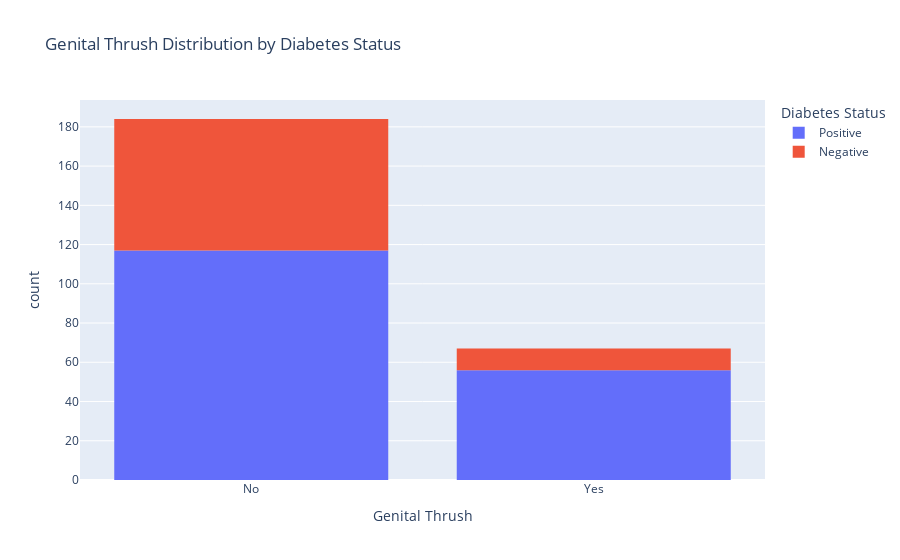

The code cell stored with this chart in its notebook:
### Markdown cell above
Individuals with an obsessive eating disorder have a 59% chance of developing diabetes, but a 76% chance of not developing it, indicating a lower risk for diabetes.

### Code cell
gntlthrsh = px.histogram(Diabetes, x = 'Genital thrush',color='class',title="Genital Thrush Distribution by Diabetes Status",

    labels={"Genital thrush": "Genital Thrush", "count": "Number of Cases", "class": "Diabetes Status"})
gntlthrsh.show()

plt_thrsh= ['Genital thrush', 'class']
um = sns.light_palette("green", as_cmap=True)
(round(pd.crosstab(Diabetes[plt_thrsh[0]], Diabetes[plt_thrsh[1]], normalize='columns') * 100,2)).style.background_gradient(cmap = um)

### Figure 1 — Plotly figure (JSON) as saved in the notebook; plotly's stock layout.template omitted (floating-point values rounded to 4 significant figures; data arrays with more than 128 entries replaced by an {"elided": "..."} marker saying what was removed)
{"data": [{"alignmentgroup": "True", "bingroup": "x", "hovertemplate": "Diabetes Status=Positive<br>Genital Thrush=%{x}<br>count=%{y}<extra></extra>", "legendgroup": "Positive", "marker": {"color": "#636efa", "pattern": {"shape": ""}}, "name": "Positive", "offsetgroup": "Positive", "orientation": "v", "showlegend": true, "type": "histogram", "x": {"elided": "173 str values"}, "xaxis": "x", "yaxis": "y"}, {"alignmentgroup": "True", "bingroup": "x", "hovertemplate": "Diabetes Status=Negative<br>Genital Thrush=%{x}<br>count=%{y}<extra></extra>", "legendgroup": "Negative", "marker": {"color": "#EF553B", "pattern": {"shape": ""}}, "name": "Negative", "offsetgroup": "Negative", "orientation": "v", "showlegend": true, "type": "histogram", "x": ["No", "No", "No", "No", "No", "No", "No", "No", "Yes", "Yes", "Yes", "No", "No", "No", "No", "Yes", "No", "No", "No", "No", "Yes", "No", "No", "No", "No", "No", "No", "No", "No", "Yes", "No", "No", "No", "No", "No", "No", "No", "No", "No", "No", "No", "No", "No", "No", "No", "No", "No", "No", "Yes", "No", "No", "No", "No", "No", "No", "Yes", "No", "Yes", "No", "No", "No", "No", "Yes", "No", "No", "No", "No", "No", "No", "Yes", "No", "No", "No", "No", "No", "No", "No", "No"], "xaxis": "x", "yaxis": "y"}], "layout": {"autosize": true, "barmode": "relative", "legend": {"title": {"text": "Diabetes Status"}, "tracegroupgap": 0}, "title": {"text": "Genital Thrush Distribution by Diabetes Status"}, "xaxis": {"anchor": "y", "autorange": true, "domain": [0, 1], "range": [-0.5, 1.5], "title": {"text": "Genital Thrush"}, "type": "category"}, "yaxis": {"anchor": "x", "autorange": true, "domain": [0, 1], "range": [0, 193.7], "title": {"text": "count"}}}}
